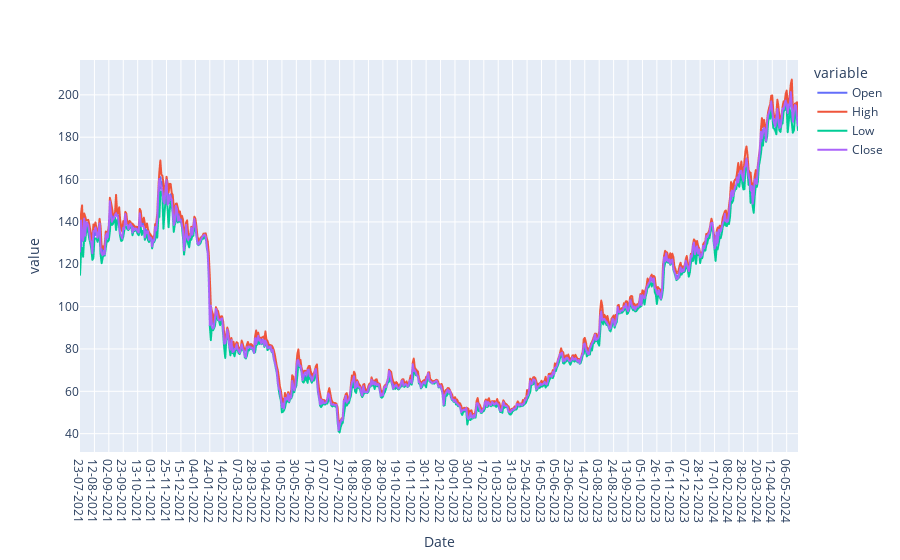

Notebook source saved alongside this figure:
### Markdown cell above
Stock price Progression

### Code cell
#stock price progession
fig.update_layout(
    title="Stock Price Progression Over Time",
    xaxis_title="Date",
    yaxis_title="Stock Price"
)
#plot
fig = px.line(df, x = "Date", y=df.columns[1:-2])
fig.show()
 
#change the format to date time
df['Date'] = pd.to_datetime(df['Date'], format='%d-%m-%Y')
print(df["Date"])

### Figure 1 — Plotly figure (JSON) as saved in the notebook; plotly's stock layout.template omitted (floating-point values rounded to 4 significant figures; data arrays with more than 128 entries replaced by an {"elided": "..."} marker saying what was removed)
{"data": [{"hovertemplate": "variable=Open<br>Date=%{x}<br>value=%{y}<extra></extra>", "legendgroup": "Open", "line": {"color": "#636efa", "dash": "solid"}, "marker": {"symbol": "circle"}, "mode": "lines", "name": "Open", "showlegend": true, "type": "scattergl", "x": {"elided": "698 str values"}, "xaxis": "x", "y": {"elided": "698 float values"}, "yaxis": "y"}, {"hovertemplate": "variable=High<br>Date=%{x}<br>value=%{y}<extra></extra>", "legendgroup": "High", "line": {"color": "#EF553B", "dash": "solid"}, "marker": {"symbol": "circle"}, "mode": "lines", "name": "High", "showlegend": true, "type": "scattergl", "x": {"elided": "698 str values"}, "xaxis": "x", "y": {"elided": "698 float values"}, "yaxis": "y"}, {"hovertemplate": "variable=Low<br>Date=%{x}<br>value=%{y}<extra></extra>", "legendgroup": "Low", "line": {"color": "#00cc96", "dash": "solid"}, "marker": {"symbol": "circle"}, "mode": "lines", "name": "Low", "showlegend": true, "type": "scattergl", "x": {"elided": "698 str values"}, "xaxis": "x", "y": {"elided": "698 float values"}, "yaxis": "y"}, {"hovertemplate": "variable=Close<br>Date=%{x}<br>value=%{y}<extra></extra>", "legendgroup": "Close", "line": {"color": "#ab63fa", "dash": "solid"}, "marker": {"symbol": "circle"}, "mode": "lines", "name": "Close", "showlegend": true, "type": "scattergl", "x": {"elided": "698 str values"}, "xaxis": "x", "y": {"elided": "698 float values"}, "yaxis": "y"}], "layout": {"legend": {"title": {"text": "variable"}, "tracegroupgap": 0}, "margin": {"t": 60}, "xaxis": {"anchor": "y", "domain": [0, 1], "title": {"text": "Date"}}, "yaxis": {"anchor": "x", "domain": [0, 1], "title": {"text": "value"}}}}
